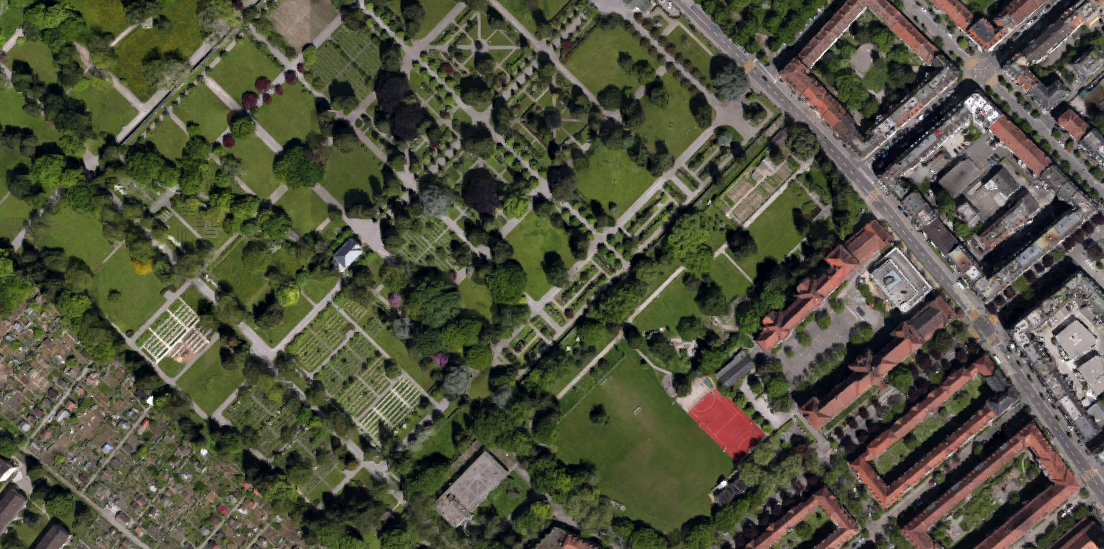
#> input picture MF2022-Exercise2/data/InputLeftImage.png, 1104 x 549 px
$ jupyter execute --allow-errors MATHFOUND22-Deheng-Zhang.ipynb   (shell and % lines are left out)
#> lines starting #> are read from the running program, lines starting #| are printed output that depends on the picture
# Mathematical Foundations of Computer Graphics and Vision 2022
## Exercise 2 - Global Optimization

[cell 1]
import math
import numpy as np
from scipy.optimize import linprog
from scipy.io import loadmat
from matplotlib.lines import Line2D
import matplotlib.pyplot as plt

## A. Problem Reformulation
see the report

## Define Problem Class

[cell 2]
class Problem():
    # [19 lines left out: functions __init__, __str__, not called in this run]
    def __gt__(self, x):
        return (self.ObjUpperBound > x. ObjUpperBound) if self.ObjLowerBound == x.ObjLowerBound else (self.ObjLowerBound > x.ObjLowerBound)

    def is_feasible(self, optimal_solution):
        return self.ObjUpperBound >= optimal_solution["bound"][0]

    def is_better(self, optimal_solution):
        return self.ObjLowerBound >= optimal_solution["bound"][0]

    # [5 lines left out: function get_inlier_mask, not called in this run]

    def get_lower_bound(self):
        is_inlier = self.get_inlier_mask()
        return left_points[is_inlier].shape[0]


    # [78 lines left out: functions linear_programming, split, not called in this run]

## Load Data

[cell 3]
left_img = plt.imread('../data/InputLeftImage.png')
#> left_img is the input picture: shape (549, 1104, 3) float32; mean R, G, B 0.319, 0.321, 0.246
right_img = plt.imread('../data/InputRightImage.png')
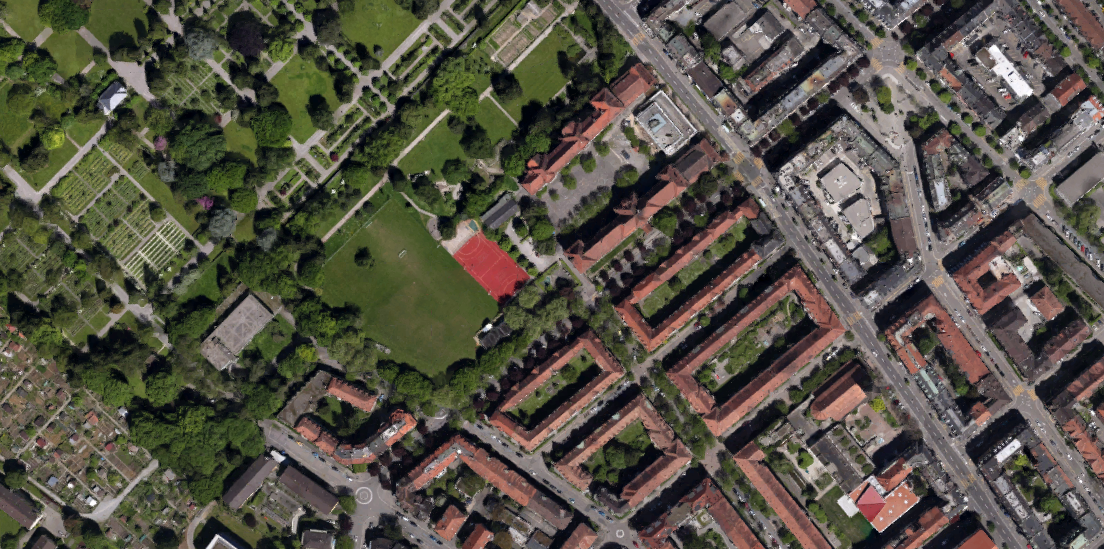
#> input picture MF2022-Exercise2/data/InputRightImage.png, 1104 x 549 px
#> right_img is the input picture: shape (549, 1104, 3) float32; mean R, G, B 0.336, 0.321, 0.274
IMG_H, IMG_W, _ = left_img.shape
#> IMG_H = 549; IMG_W = 1104
delta = 3
padding = 10
#> (the rest of this cell did not finish here and is left out)

## Initialization

#> (a cell that did not finish here is left out)

## B. Branch and Bound
The code implementing branch and bound for consensus set maximization with a 2D translation model

#> (a cell that did not finish here is left out)

## C. Results
Including the results of the translation model (ThetaOptimizer), and the indices of the inliers and outliers obtained by branch and bound

#> (a cell that did not finish here is left out)

## D. Correspondences Figure
A figure showing the identified inlier and outlier correspondences

[cell 7]
# image = np.c_[left_img, np.zeros((IMG_H, padding, 3)), right_img]
image = np.hstack((left_img, np.zeros((IMG_H, padding, 3)), right_img))
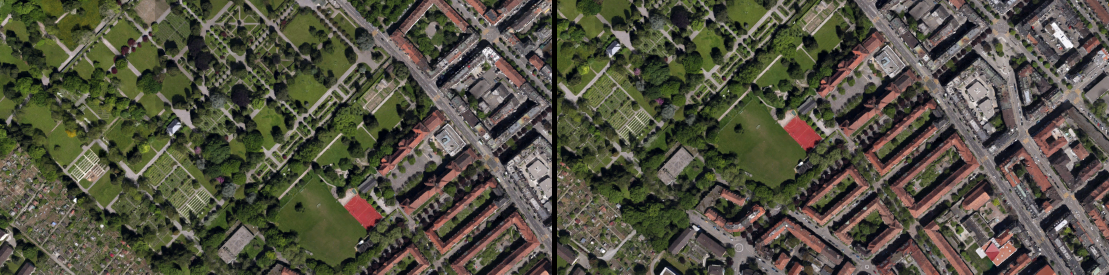
#> image: shape (549, 2218, 3) float64 (shown at 1/2 size); mean R, G, B 0.326, 0.319, 0.258
#> (the rest of this cell did not finish here and is left out)
